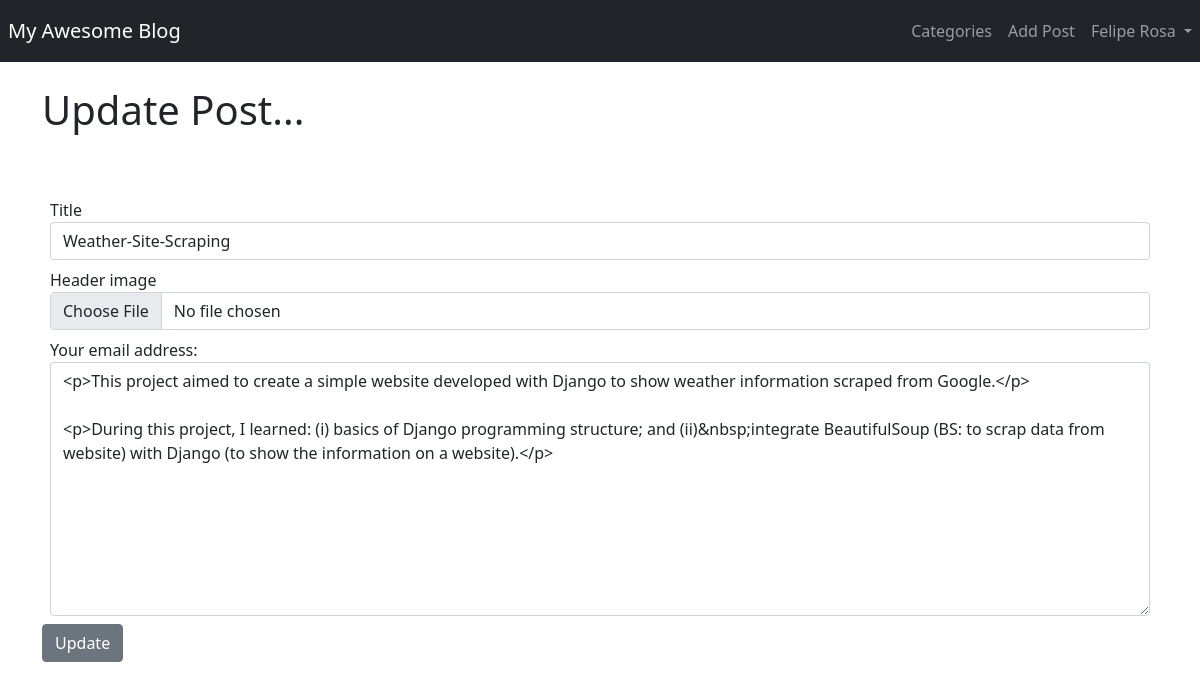
Screenshot of /article/edit/21/ (signed in) with the database file from the repository.
### theblog/models.py (models this page shows, shortened)
class Post(models.Model):
    title = models.CharField(max_length=255)
    header_image = models.ImageField(blank=True, null=True, upload_to='images/header_image/')
    title_tag = models.CharField(max_length=255)
    author = models.ForeignKey(User, on_delete=models.CASCADE)
    body = RichTextField(blank=True, null=True)
    post_date = models.DateField(auto_now_add=True)
    category = models.CharField(max_length=255, default='uncathegorized')
    likes = models.ManyToManyField(User, related_name='blog_posts')

### theblog/views.py (the view)
# urls.py: path('article/edit/<int:pk>/', UpdatePostView.as_view(), name='update_post'),
class UpdatePostView(UpdateView):
    model = Post
    form_class = EditForm
    template_name = 'update_post.html'

### theblog/forms.py
class EditForm(forms.ModelForm):
    class Meta:
        model = Post
        fields = ('title', 'header_image', 'body')
        widgets = {
            'title': forms.TextInput(attrs={'class': 'form-control',
                                            'placeholder': 'Title',}),
            'title_tag': forms.TextInput(attrs={'class': 'form-control',
                                            'placeholder': 'Title tag',}),
            'body': forms.Textarea(attrs={'class': 'form-control',
                                            'placeholder': 'Content',}),
        }

### theblog/templates/update_post.html (shortened to what this page needs)
{% extends 'base.html' %}
{% block content %}
{% if user.is_authenticated %}
{% if user.id == post.author.id %}
<h1>Update Post... </h1>
<br><br>
<div class="form-group">
    <form method="Post">
        <div class="fieldWrapper m-2">
            <label for="{{ form.title.id_for_label }}">Title</label>
            <br>
            {{ form.title }}
        </div>
        <div class="fieldWrapper m-2">
            <label for="{{ form.header_image.id_for_label }}">Header image</label>
            <br>
            <input class="form-control" type="file" name="header_image" accept="image/*" id="id_header_image">
        </div>
        <div class="fieldWrapper m-2">
            <label for="{{ form.body.id_for_label }}">Your email address:</label>
            <br>
            {{ form.body }}
        </div>
        <button class="btn btn-secondary">Update</button>
    </form>
</div>
{% else %}
You are not allowed here (and you know it)!
{% endif %}
{% else %}
You are not allowed here (and you know it)!
{% endif %}
{% endblock%}

### theblog/templates/base.html (shortened to what this page needs)
<!doctype html>
<html lang="en">
<head>
    <link href="https://cdn.jsdelivr.net/npm/bootstrap@5.0.1/dist/css/bootstrap.min.css" rel="stylesheet"
>
</head>
<body>
<nav class="navbar navbar-expand-lg navbar-dark bg-dark">
    <a class="navbar-brand p-2" href="{% url 'home' %}">My Awesome Blog</a>
    <div class="collapse navbar-collapse" id="navbarSupportedContent">
        <ul class="navbar-nav position-absolute top-1 end-0">
            {% if cat_menu %}
            <li class="nav-item dropdown">
                <a class="nav-link dropdown-toggle" id="navbarDropdownMenuLink" role="button"
                   data-bs-toggle="dropdown" aria-expanded="false">
                    Categories
                </a>
                <ul class="dropdown-menu" aria-labelledby="navbarDropdownMenuLink">
                    {% for cat_element in cat_menu%}
                    <li><a class="dropdown-item" href="{%url 'category' cat_element|slugify %}">{{ cat_element|title }}</a>
                    </li>
                    {% endfor %}
                </ul>
            </li>
            {% else %}
            <li class="nav-item">
                <a class="nav-link" href="{% url 'category-list' %}">Categories</a>
            </li>
            {% endif %}
            {% if user.is_authenticated %}
            <li class="nav-item">
                <a class="nav-link" href="{% url 'add_post' %}">Add Post</a>
            </li>
            <li class="nav-item dropdown">
                <a class="nav-link dropdown-toggle" id="navbarDropdownMenuLink" role="button"
                   data-bs-toggle="dropdown" aria-expanded="false">
                    {% if user.first_name == "" %}
                        Settings
                    {% else %}
                        {{ user.first_name}} {{ user.last_name}}
                    {% endif %}
                </a>
            </li>
            {% else %}
            <li class="nav-item"><a class="nav-link" href="{% url 'register' %}">Register</a></li>
            <li class="nav-item"><a class="nav-link" href="{% url 'login' %}">Login</a></li>
            {% endif %}
        </ul>
    </div>
</nav>
<br>
<div class="container">
    {% block content %}
    {% endblock%}
</div>
</body>
</html>

### rows the page displays
Post: title "Weather-Site-Scraping", body "<p>This project aimed to create a simple website developed with Django to show weather information scraped from Google.</p> <p>During this project, I learned: (i) basics of Django programming structure; and (ii)&nbsp;integrate BeautifulSoup (BS: to scrap data from website) with Django (to show the information on a website).</p>"

### other values shown
{{ user.first_name }} "Felipe"
{{ user.last_name }} "Rosa"
